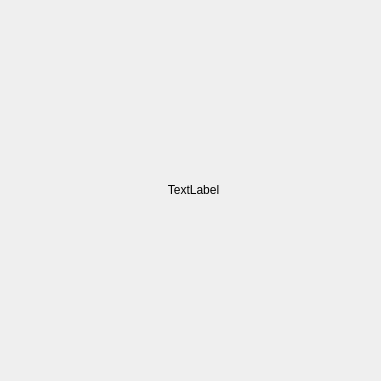
<?xml version="1.0" encoding="UTF-8"?>
<ui version="4.0">
 <class>Startup</class>
 <widget class="QWidget" name="Startup">
  <property name="geometry">
   <rect>
    <x>0</x>
    <y>0</y>
    <width>381</width>
    <height>381</height>
   </rect>
  </property>
  <property name="windowTitle">
   <string>GraphYte | 2D Graphics Generator</string>
  </property>
  <widget class="QLabel" name="label_logo">
   <property name="geometry">
    <rect>
     <x>16</x>
     <y>12</y>
     <width>355</width>
     <height>355</height>
    </rect>
   </property>
   <property name="text">
    <string>TextLabel</string>
   </property>
   <property name="alignment">
    <set>Qt::AlignCenter</set>
   </property>
  </widget>
 </widget>
 <resources/>
 <connections/>
</ui>
